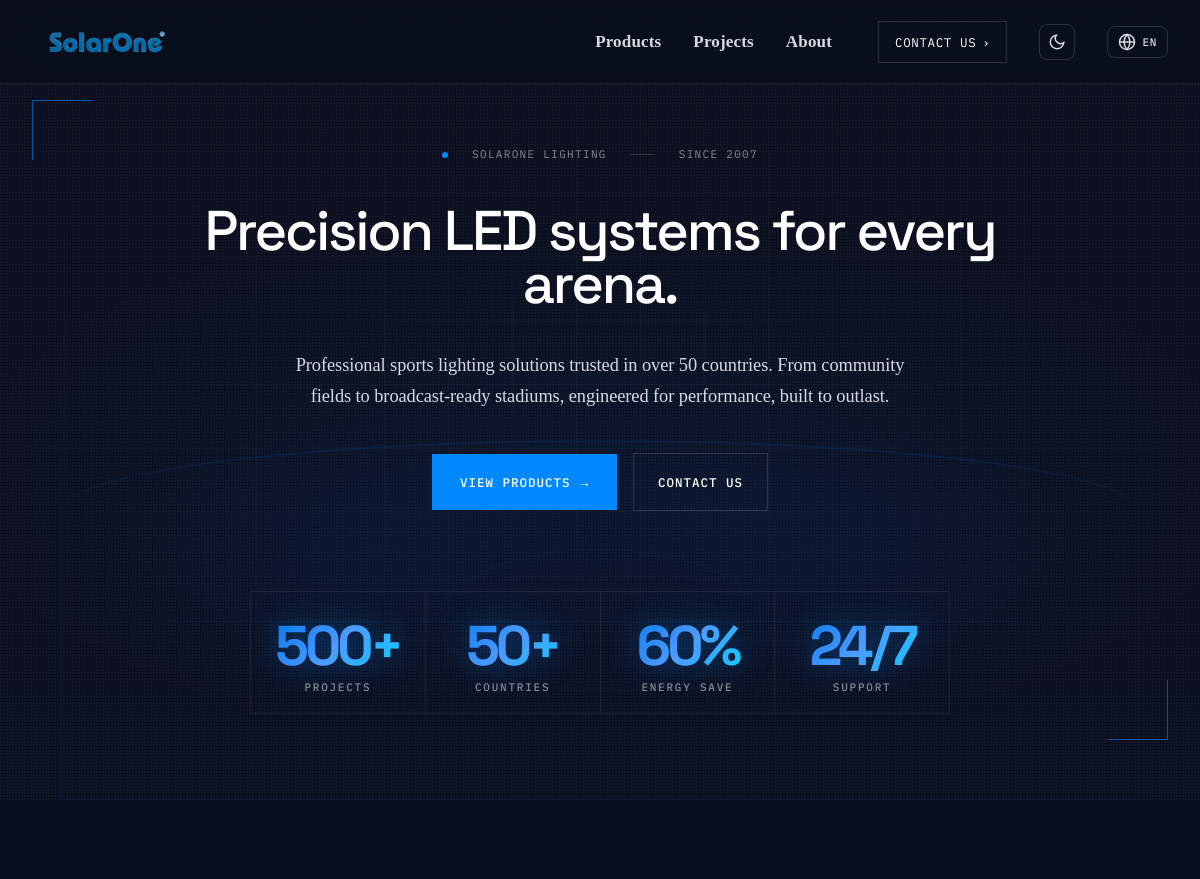
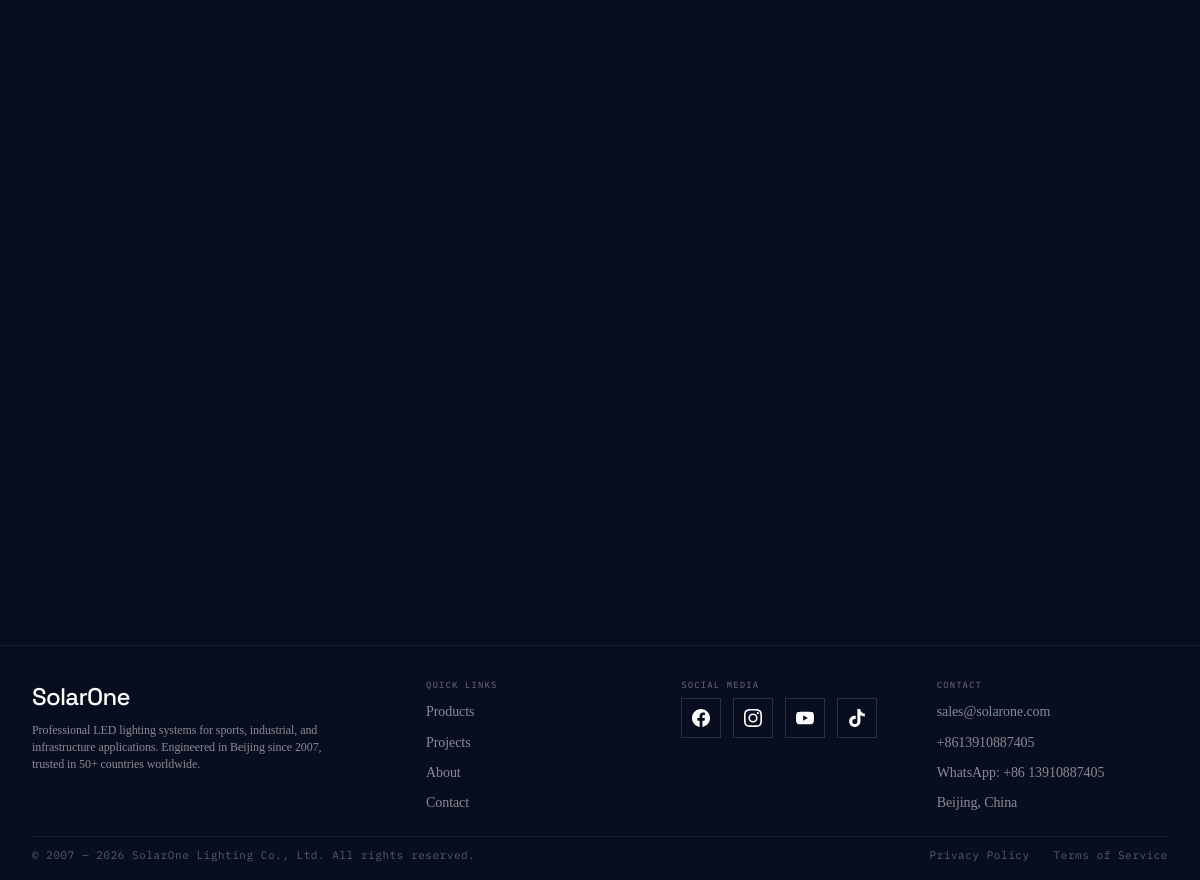
The page /en/ on the database its author committed (2 pictures, top to bottom).
### pages/models.py (models this page shows, shortened)
class SiteConfig(models.Model):
    hero_title = models.CharField(max_length=500, default="Precision LED systems for every arena.")
    hero_subtitle = models.TextField(default="Professional sports lighting solutions trusted in over 50 countries. From community fields to broadcast-ready stadiums, engineered for performance, built to outlast.")
    hero_background = models.ImageField(upload_to='site/', blank=True, help_text="Hero background image")
    stat_projects = models.CharField(max_length=100, default="500+")
    stat_projects_label = models.CharField(max_length=100, default="Projects")
    stat_countries = models.CharField(max_length=100, default="50+")
    stat_countries_label = models.CharField(max_length=100, default="Countries")
    stat_energy = models.CharField(max_length=100, default="60%")
    stat_energy_label = models.CharField(max_length=100, default="Energy Save")
    stat_support = models.CharField(max_length=100, default="24/7")
    stat_support_label = models.CharField(max_length=100, default="Support")
    about_title = models.CharField(max_length=500, default="Trusted worldwide for a reason.")
    about_text_1 = models.TextField(default="Since 2007, SolarOne Vision has focused on the design and manufacture of high power LED Sports lighting systems, LED Roadway infrastructure lighting systems, and LED industrial lighting systems. We bring first-hand knowledge and experience for new and retrofit projects — from small projects requiring a few lights to professional high-level facilities, we've got you covered.")
    about_text_2 = models.TextField(default="SolarOne's mission is to deliver innovative outdoor and indoor lighting solutions for recreational, high school, college, and semi-professional sports venues, airports, seaports, and other industrial facilities. We protect the environment, reduce energy consumption, deliver satisfying and inspiring lighting experiences, and add value to people's vision of life.")
    about_stat_years = models.CharField(max_length=100, default="18+")
    about_stat_years_label = models.CharField(max_length=100, default="Years Experience")
    about_stat_projects = models.CharField(max_length=100, default="500+")
    about_stat_projects_label = models.CharField(max_length=100, default="Projects Delivered")
    about_stat_countries = models.CharField(max_length=100, default="50+")
    about_stat_countries_label = models.CharField(max_length=100, default="Countries Served")
    about_stat_clients = models.CharField(max_length=100, default="1000+")
    about_stat_clients_label = models.CharField(max_length=100, default="Happy Clients")
    products_title = models.CharField(max_length=500, default="Our Products")
    products_subtitle = models.TextField(default="From compact modular luminaires to stadium-grade high bay systems. Precision optics, modular architecture, and field-proven reliability across every product line.")
    projects_title = models.CharField(max_length=500, default="Featured Projects")
    projects_subtitle = models.TextField(default="Real installations across five continents. From Olympic training centers to community football pitches, our luminaires deliver reliable performance under the toughest conditions.")
    contact_title = models.CharField(max_length=500, default="Get in Touch")
    contact_subtitle = models.TextField(default="Have a project in mind? Send us the details and our engineering team will respond with a full photometric proposal within 48 hours.")
    contact_email = models.EmailField(default="sales@solarone.com")
    contact_phone_1 = models.CharField(max_length=200, default="+8613910887405")
    contact_phone_2 = models.CharField(max_length=200, default="+8613910887405")
    contact_whatsapp = models.CharField(max_length=200, default="+86 13910887405")
    contact_address = models.CharField(max_length=500, default="Beijing, China")
    social_facebook = models.URLField(blank=True, default="https://facebook.com")
    social_instagram = models.URLField(blank=True, default="https://instagram.com")
    social_youtube = models.URLField(blank=True, default="https://youtube.com")
    social_tiktok = models.URLField(blank=True, default="https://tiktok.com")
    social_linkedin = models.URLField(blank=True, default="")
    footer_description = models.TextField(default="Professional LED lighting systems for sports, industrial, and infrastructure applications. Engineered in Beijing since 2007, trusted in 50+ countries worldwide.")
    brand_name = models.CharField(max_length=200, default="SolarOne")
    logo = models.ImageField(upload_to='site/', blank=True, help_text="Brand logo")
    meta_title = models.CharField(max_length=200, default="SolarOne — Precision LED Lighting Systems")
    meta_description = models.TextField(default="Professional LED sports lighting, high bay, and modular luminaire solutions. Engineered in Beijing since 2007, trusted in 50+ countries worldwide.")
    og_image = models.ImageField(upload_to='site/', blank=True, help_text="Social sharing preview image")
    font_family_body = models.CharField(
        max_length=200,
        default="'Inter', 'Helvetica Neue', Arial, sans-serif",
        verbose_name="Body Font Family",
        help_text="CSS font-family value, e.g. 'Inter', sans-serif"
    )
    font_family_heading = models.CharField(
        max_length=200,
        default="'Inter', 'Helvetica Neue', Arial, sans-serif",
        verbose_name="Heading Font Family",
        help_text="CSS font-family value for headings"
    )
    font_size_base = models.CharField(
        max_length=10,
        default="16px",
        verbose_name="Base Font Size",
        help_text="Root font size, e.g. 16px, 18px"
    )
    font_size_nav = models.CharField(
        max_length=10,
        default="17px",
        verbose_name="Navigation Font Size",
        help_text="Nav link font size, e.g. 15px, 17px, 18px"
    )
    font_size_hero_title = models.CharField(
        max_length=10,
        default="3.5rem",
        verbose_name="Hero Title Font Size",
        help_text="Hero heading size, e.g. 3.5rem, 4rem"
    )
    font_size_hero_subtitle = models.CharField(
        max_length=10,
        default="1.15rem",
        verbose_name="Hero Subtitle Font Size",
        help_text="Hero subtitle size, e.g. 1.15rem, 1.25rem"
    )
    font_size_section_title = models.CharField(
        max_length=10,
        default="2.25rem",
        verbose_name="Section Title Font Size",
        help_text="Section headings size, e.g. 2.25rem, 2.5rem"
    )
    font_size_body = models.CharField(
        max_length=10,
        default="1.05rem",
        verbose_name="Body Text Font Size",
        help_text="Paragraph text size, e.g. 1.05rem, 1.1rem"
    )
    font_size_card_title = models.CharField(
        max_length=10,
        default="1.25rem",
        verbose_name="Card Title Font Size",
        help_text="Product/Project card title size"
    )
    font_size_card_desc = models.CharField(
        max_length=10,
        default="0.95rem",
        verbose_name="Card Description Font Size",
        help_text="Product/Project card description size"
    )
    accent_color = models.CharField(
        max_length=20,
        default="#0088FF",
        verbose_name="Accent Color",
        help_text="Primary accent color, e.g. #0088FF, #FF6B00"
    )
    class Meta:
        verbose_name = "Site Configuration"
        verbose_name_plural = "Site Configuration"

### pages/views.py (the view)
# urls.py: path('', views.home, name='home'),
def home(request):
    return render(request, 'home.html', get_common_context())

### pages/views.py (called while the page is built)
def get_common_context():
    site_config = SiteConfig.objects.first()
    if not site_config:
        site_config = SiteConfig.objects.create()
    if site_config.hero_background:
        site_config.hero_bg_url = static(site_config.hero_background.name)
    else:
        site_config.hero_bg_url = static('images/hero-main.fw.png')
    if site_config.logo:
        site_config.logo_url = static(site_config.logo.name)
    else:
        site_config.logo_url = static('images/logo.png')
    return {'config': site_config}

### templates/home.html (shortened to what this page needs)
{% extends "base.html" %}
{% load i18n %}
{% load static %}
{% block content %}
<section class="hero">
  <div class="hero-bg">
    <img src="{{ config.hero_bg_url }}" alt="">
  </div>
  <div class="hero-grid"></div>
  <div class="hero-noise"></div>
  <div class="container hero-content">
    <div class="hero-meta">
      <span class="dot"></span>
      <span>Solarone Lighting</span>
      <span class="divider"></span>
      <span>Since 2007</span>
    </div>
    <h1 class="hero-title">{{ config.hero_title|safe }}</h1>
    <p class="hero-lede">{{ config.hero_subtitle }}</p>
    <div class="hero-actions">
      <a href="{% url 'products' %}" class="btn-primary">{% trans "View Products" %}</a>
      <a href="{% url 'contact' %}" class="btn-ghost">{% trans "Contact Us" %}</a>
    </div>
    <div class="hero-stats">
      <div class="hero-stat">
        <span class="hero-stat-num">{{ config.stat_projects|safe }}</span>
        <span class="hero-stat-label">{{ config.stat_projects_label }}</span>
      </div>
      <div class="hero-stat">
        <span class="hero-stat-num">{{ config.stat_countries|safe }}</span>
        <span class="hero-stat-label">{{ config.stat_countries_label }}</span>
      </div>
      <div class="hero-stat">
        <span class="hero-stat-num">{{ config.stat_energy|safe }}</span>
        <span class="hero-stat-label">{{ config.stat_energy_label }}</span>
      </div>
      <div class="hero-stat">
        <span class="hero-stat-num">{{ config.stat_support|safe }}</span>
        <span class="hero-stat-label">{{ config.stat_support_label }}</span>
      </div>
    </div>
  </div>
</section>
<section class="home-preview-section">
  <div class="container">
  </div>
</section>
<section style="padding: 0;">
  <div class="container">
  </div>
</section>
{% endblock %}

### templates/base.html (shortened to what this page needs)
{% load static %}
{% load i18n %}
<!DOCTYPE html>
<html lang="{{ LANGUAGE_CODE }}" data-theme="dark"{% if LANGUAGE_CODE == 'ar' %} dir="rtl"{% endif %}>
<head>
</head>
<body>
<nav class="nav" id="mainNav">
  <div class="container nav-inner">
    <a href="{% url 'home' %}" class="nav-brand">
      <img src="{{ config.logo_url }}" alt="{{ config.brand_name }}" onerror="this.style.display='none'">
    </a>
    <div class="nav-links">
      <a href="{% url 'products' %}">{% trans "Products" %}</a>
      <a href="{% url 'projects' %}">{% trans "Projects" %}</a>
      <a href="{% url 'about' %}">{% trans "About" %}</a>
    </div>
    <a href="{% url 'contact' %}" class="nav-cta">{% trans "Contact Us" %} <span class="arrow">&#8250;</span></a>
    <button class="theme-toggle" id="themeToggle" aria-label="Toggle theme" title="{% trans 'Toggle light/dark theme' %}">
      <svg id="themeIconMoon" viewBox="0 0 24 24" fill="none" stroke="currentColor" stroke-width="2" stroke-linecap="round"><path d="M21 12.79A9 9 0 1111.21 3 7 7 0 0021 12.79z"/></svg>
    </button>
    <div class="lang-switch" id="langSwitch">
      <button class="lang-switch-btn" id="langSwitchBtn" aria-label="Change language">
        <svg viewBox="0 0 24 24" fill="none" stroke="currentColor" stroke-width="2" stroke-linecap="round" style="width:18px;height:18px;"><circle cx="12" cy="12" r="10"/><line x1="2" y1="12" x2="22" y2="12"/><path d="M12 2a15.3 15.3 0 0 1 4 10 15.3 15.3 0 0 1-4 10 15.3 15.3 0 0 1-4-10 15.3 15.3 0 0 1 4-10z"/></svg>
        <span class="lang-switch-current">{{ LANGUAGE_CODE|upper }}</span>
      </button>
        {% get_current_language as LANG_CODE %}
    </div>
  </div>
</nav>
{% block content %}{% endblock %}
<footer>
  <div class="container">
    <div class="footer-grid">
      <div class="footer-brand-block">
        <div class="footer-brand-name">{{ config.brand_name }}</div>
        <p class="footer-brand-text">{{ config.footer_description }}</p>
      </div>
      <div>
        <div class="footer-col-label">{% trans "Quick Links" %}</div>
        <ul class="footer-list">
          <li><a href="{% url 'products' %}">{% trans "Products" %}</a></li>
          <li><a href="{% url 'projects' %}">{% trans "Projects" %}</a></li>
          <li><a href="{% url 'about' %}">{% trans "About" %}</a></li>
          <li><a href="{% url 'contact' %}">{% trans "Contact" %}</a></li>
        </ul>
      </div>
      <div>
        <div class="footer-col-label">{% trans "Social Media" %}</div>
        <div class="footer-social">
          <a href="{{ config.social_facebook }}" aria-label="Facebook" target="_blank" rel="noopener">
          </a>
          <a href="{{ config.social_instagram }}" aria-label="Instagram" target="_blank" rel="noopener">
          </a>
          <a href="{{ config.social_youtube }}" aria-label="YouTube" target="_blank" rel="noopener">
          </a>
          <a href="{{ config.social_tiktok }}" aria-label="TikTok" target="_blank" rel="noopener">
          </a>
        </div>
      </div>
      <div>
        <div class="footer-col-label">{% trans "Contact" %}</div>
        <ul class="footer-list">
          <li><a href="mailto:{{ config.contact_email }}">{{ config.contact_email }}</a></li>
          <li><a href="tel:{{ config.contact_phone_1 }}">{{ config.contact_phone_1 }}</a></li>
          <li><a href="https://wa.me/{{ config.contact_whatsapp|cut:' ' }}" target="_blank" rel="noopener">{% trans "WhatsApp:" %} {{ config.contact_whatsapp }}</a></li>
          <li><a href="#">{{ config.contact_address }}</a></li>
        </ul>
      </div>
    </div>
    <div class="footer-bottom">
      <span class="footer-copy">&copy; 2007 &mdash; 2026 {{ config.brand_name }} Lighting Co., Ltd. {% trans "All rights reserved." %}</span>
      <div class="footer-legal">
        <a href="#">{% trans "Privacy Policy" %}</a>
        <a href="#">{% trans "Terms of Service" %}</a>
      </div>
    </div>
  </div>
</footer>
</body>
</html>

### templates/home.html (style rules this page uses)
.home-preview-section { padding: 48px 0 0; }

### rows shown on the page
SiteConfig: hero_title "Precision LED systems for every arena.", hero_subtitle "Professional sports lighting solutions trusted in over 50 countries. From community fields to broadcast-ready stadiums, engineered for performance, built to outlast.", stat_projects "500+", stat_projects_label "PROJECTS", stat_countries "50+", stat_countries_label "COUNTRIES", stat_energy "60%", stat_energy_label "ENERGY SAVE", stat_support "24/7", stat_support_label "SUPPORT", brand_name "SolarOne", footer_description "Professional LED lighting systems for sports, industrial, and infrastructure applications. Engineered in Beijing since 2007, trusted in 50+ countries worldwide.", contact_email "sales@solarone.com", contact_phone_1 "+8613910887405", contact_whatsapp "+86 13910887405", contact_address "Beijing, China"

### other values the page prints
{{ LANGUAGE_CODE|upper }} "EN"
